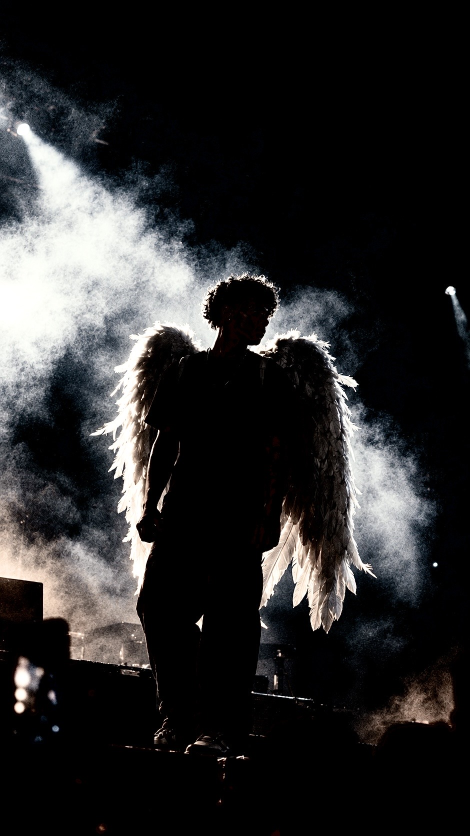
#> input picture assets/source.jpg, 940 x 1672 px (shown at 1/2 size)
$ python make_portrait.py
#> lines starting #> are read from the running program, lines starting #| are printed output that depends on the picture
"""Encode the supplied photograph as an animated character portrait.

Run from the repository root: python scripts/make_portrait.py
Only Pillow is required; no model download, background removal, or API key.
"""
from pathlib import Path
import html
import sys
from PIL import Image, ImageOps

ROOT = Path(__file__).resolve().parents[1]
SOURCE = Path(sys.argv[1]) if len(sys.argv) > 1 else ROOT / "assets/source.jpg"
DESTINATION = Path(sys.argv[2]) if len(sys.argv) > 2 else ROOT / "assets/portrait.svg"
COLS, ROWS = 180, 96
ART_SIZE = 800
CELL_W, CELL_H = ART_SIZE / COLS, ART_SIZE / ROWS
RAMP = " .,:;+=xX#%@"


def character_rows(source):
    with Image.open(source) as original:
#> original is the input picture: PIL image 940x1672 RGB; mean R, G, B 41.8, 41.4, 41.9
        photo = ImageOps.exif_transpose(original).convert("L")
        w, h = photo.size
#> w = 940; h = 1672
        # Frame the head, torso and complete wings; retain the photographed silhouette.
        crop = photo.crop((round(w * .032), round(h * .251),
                           round(w * .968), round(h * .778)))
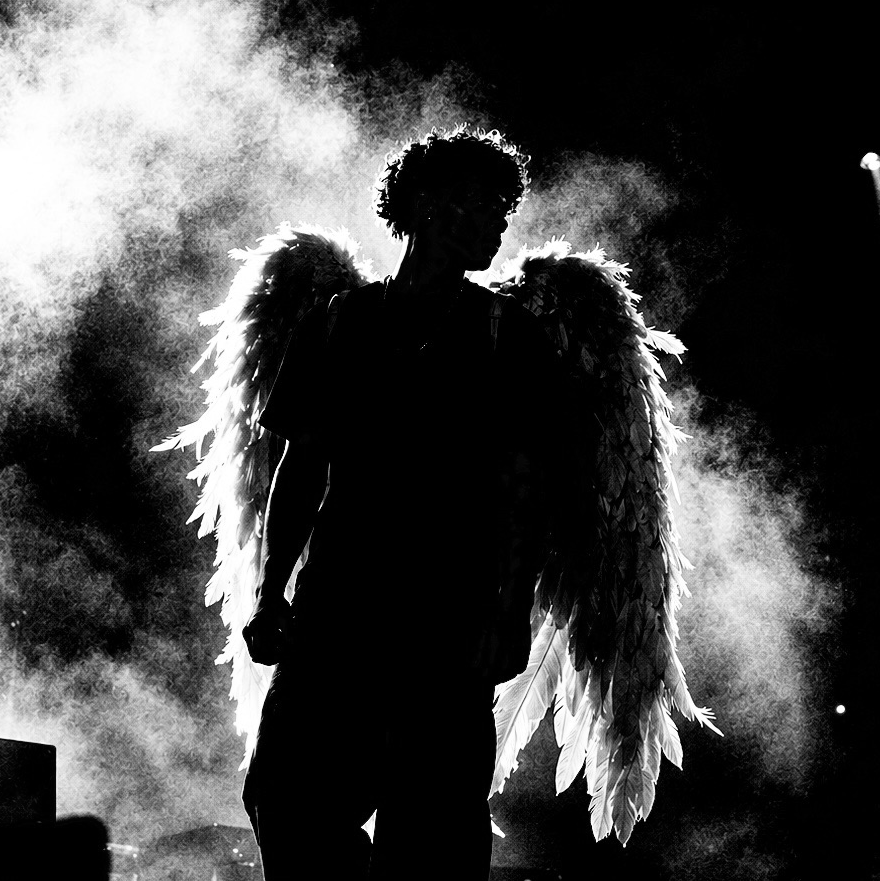
#> crop: PIL image 880x881 L; min 0, max 255, mean 67.5
        pixels = crop.resize((COLS, ROWS), Image.Resampling.LANCZOS)
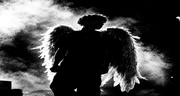
#> pixels: PIL image 180x96 L; min 0, max 255, mean 67.6
        rows = []
        for y in range(ROWS):
            line = []
            for x in range(COLS):
                luminance = pixels.getpixel((x, y)) / 255
                luminance = 0 if luminance < .035 else luminance ** .78
                line.append(RAMP[min(len(RAMP) - 1, round(luminance * (len(RAMP) - 1)))])
            rows.append("".join(line))
#> after the loop, rows = 96 items
        return rows


def render(rows):
    svg = ['<svg xmlns="http://www.w3.org/2000/svg" width="840" height="880" '
           'viewBox="0 0 840 880" role="img" aria-labelledby="title desc">',
           '<title id="title">Retrato em caracteres: silhueta com asas</title>',
           '<desc id="desc">Fotografia convertida em caracteres claros, em um terminal escuro.</desc>',
           '<style>@media(prefers-reduced-motion:reduce){.row{opacity:1!important}.cursor{display:none}}</style>',
           '<rect width="840" height="880" rx="14" fill="#0d1117"/>',
           '<rect x=".5" y=".5" width="839" height="879" rx="14" fill="none" stroke="#30363d"/>',
           '<path d="M0 32H840 M0 849H840" stroke="#30363d"/>']
    for x, color in [(23, "#ff5f56"), (39, "#ffbd2e"), (55, "#27c93f")]:
        svg.append(f'<circle cx="{x}" cy="16" r="5" fill="{color}"/>')
#> after the loop, svg = 10 items
    svg.append('<text x="420" y="21" text-anchor="middle" font-family="monospace" '
               'font-size="12" fill="#8b949e">vitin@github: ~$ ./portrait.sh</text>')
    duration = 5.8 / ROWS
    for row, line in enumerate(rows):
        top = 42 + row * CELL_H
        begin = row * duration
        svg.append(f'<defs><clipPath id="line{row}"><rect x="20" y="{top:.2f}" width="800" height="{CELL_H:.3f}">'
                   f'<animate attributeName="width" from="0" to="800" begin="{begin:.3f}s" '
                   f'dur="{duration:.4f}s" fill="freeze"/></rect></clipPath></defs>')
        svg.append(f'<g class="row" clip-path="url(#line{row})"><set attributeName="opacity" to="0" begin="0s"/>'
                   f'<set attributeName="opacity" to="1" begin="{begin:.3f}s"/>'
                   f'<text x="20" y="{top + CELL_H * .79:.2f}" xml:space="preserve" '
                   f'font-family="DejaVu Sans Mono,Consolas,monospace" font-size="7.15" '
                   f'fill="#d5d9df" textLength="800" lengthAdjust="spacingAndGlyphs">{html.escape(line)}</text></g>')
#> this loop made 96 passes
#> (top, begin) on passes 1 to 12: (42, 0), (50.33, 0.0604), (58.67, 0.121), (67, 0.181), (75.33, 0.242), (83.67, 0.302), (92, 0.362), (100.3, 0.423), (108.7, 0.483), (117, 0.544), (125.3, 0.604), (133.7, 0.665)
#> after the loop, svg = 203 items
    svg.append('<rect class="cursor" x="20" y="42" width="800" height="1.5" fill="#ffffff" opacity="0">'
               '<set attributeName="opacity" to=".5" begin="0s"/>'
               '<animate attributeName="y" from="42" to="842" dur="5.8s" fill="freeze"/>'
               '<set attributeName="opacity" to="0" begin="5.8s"/></rect>')
    svg.append('<text x="20" y="869" font-family="monospace" font-size="13" fill="#8b949e">'
               'vitin@github:~$ whoami <tspan fill="#d5d9df">Vitor Luan</tspan></text></svg>')
    return "".join(svg)


if __name__ == "__main__":
    DESTINATION.parent.mkdir(parents=True, exist_ok=True)
    DESTINATION.write_text(render(character_rows(SOURCE)), encoding="utf-8")
    print(f"Generated {DESTINATION.name}")
